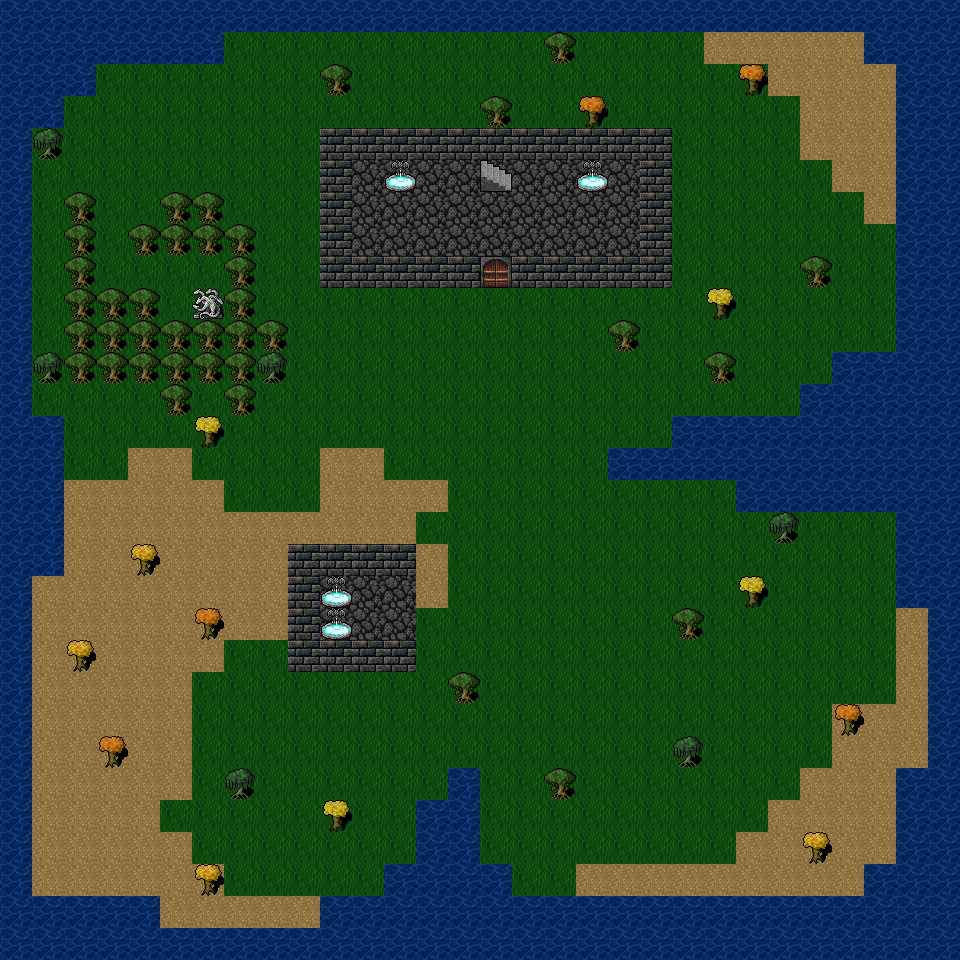

The image is a tile-based game level rendered from a .tmx file. Its description and complete source (layers, tilesets, objects, tile grids) follow:
An orthogonal 30x30 tile map with 32x32 px tiles, 2 tile layers (Background, Collision).

<map version="1.9" tiledversion="1.9.2" orientation="orthogonal" renderorder="right-down" width="30" height="30" tilewidth="32" tileheight="32" infinite="0" nextlayerid="4" nextobjectid="1">
 <tileset firstgid="1" source="Background_Tiles_Tileset.tsx" />
 <layer id="1" name="Background" width="30" height="30">
  <data encoding="csv">
0,0,0,0,0,0,0,0,0,0,0,0,0,0,0,0,0,0,0,0,0,0,0,0,0,0,0,0,0,0,
0,0,0,301,301,301,301,301,301,301,301,301,301,301,301,301,301,301,301,301,301,301,517,517,517,517,517,0,0,0,
0,0,301,301,301,301,301,301,301,301,301,301,301,301,301,301,301,301,301,301,301,301,301,301,517,517,517,517,0,0,
0,0,301,301,301,301,301,301,301,301,301,301,301,301,301,301,301,301,301,301,301,301,301,301,301,517,517,517,0,0,
0,301,301,301,301,301,301,301,301,301,301,301,301,301,301,301,301,301,301,301,301,301,301,301,301,517,517,517,0,0,
0,301,301,301,301,301,301,301,301,301,301,151,151,151,151,151,151,151,151,151,301,301,301,301,301,301,517,517,0,0,
0,301,301,301,301,301,301,301,301,301,301,151,151,151,151,151,151,151,151,151,301,301,301,301,301,301,301,517,0,0,
0,301,301,301,301,301,301,301,301,301,301,151,151,151,151,151,151,151,151,151,301,301,301,301,301,301,301,301,0,0,
0,301,301,301,301,301,301,301,301,301,301,301,301,301,301,89,301,301,301,301,301,301,301,301,301,301,301,301,0,0,
0,301,301,301,301,301,301,301,301,301,301,301,301,301,301,301,301,301,301,301,301,301,301,301,301,301,301,301,0,0,
0,301,301,301,301,301,301,301,301,301,301,301,301,301,301,301,301,301,301,301,301,301,301,301,301,301,301,301,0,0,
0,301,301,301,301,301,301,301,301,301,301,301,301,301,301,301,301,301,301,301,301,301,301,301,301,301,301,301,0,0,
0,301,301,301,301,301,301,301,301,301,301,301,301,301,301,301,301,301,301,301,301,301,301,301,301,301,301,0,0,0,
0,0,301,301,301,301,301,301,301,301,301,301,301,301,301,301,301,301,301,301,301,301,301,301,301,301,301,0,0,0,
0,0,301,301,517,517,301,301,301,301,517,517,301,301,301,301,301,301,301,301,301,301,301,301,301,301,301,301,0,0,
0,0,517,517,517,517,517,301,301,301,517,517,517,517,301,301,301,301,301,301,301,301,301,301,301,301,301,301,0,0,
0,0,517,517,517,517,517,517,517,517,517,517,517,301,301,301,301,301,301,301,301,301,301,301,301,301,301,301,0,0,
0,0,517,517,517,517,517,517,517,517,517,517,517,517,301,301,301,301,301,301,301,301,301,301,301,301,301,301,0,0,
0,517,517,517,517,517,517,517,517,517,151,151,151,517,301,301,301,301,301,301,301,301,301,301,301,301,301,301,0,0,
0,517,517,517,517,517,517,517,517,517,151,151,151,301,301,301,301,301,301,301,301,301,301,301,301,301,301,301,517,0,
0,517,517,517,517,517,517,301,301,301,301,301,301,301,301,301,301,301,301,301,301,301,301,301,301,301,301,301,517,0,
0,517,517,517,517,517,301,301,301,301,301,301,301,301,301,301,301,301,301,301,301,301,301,301,301,301,301,301,517,0,
0,517,517,517,517,517,301,301,301,301,301,301,301,301,301,301,301,301,301,301,301,301,301,301,301,301,517,517,517,0,
0,517,517,517,517,517,301,301,301,301,301,301,301,301,301,301,301,301,301,301,301,301,301,301,301,301,517,517,517,0,
0,517,517,517,517,517,301,301,301,301,301,301,301,301,0,301,301,301,301,301,301,301,301,301,301,517,517,517,0,0,
0,517,517,517,517,301,301,301,301,301,301,301,301,0,0,301,301,301,301,301,301,301,301,301,517,517,517,517,0,0,
0,517,517,517,517,517,301,301,301,301,301,301,301,0,0,301,301,301,301,301,301,301,301,517,517,517,517,517,0,0,
0,517,517,517,517,517,517,301,301,301,301,301,0,0,0,0,301,301,517,517,517,517,517,517,517,517,517,0,0,0,
0,0,0,0,0,517,517,517,517,517,0,0,0,0,0,0,0,0,0,0,0,0,0,0,0,0,0,0,0,0,
0,0,0,0,0,0,0,0,0,0,0,0,0,0,0,0,0,0,0,0,0,0,0,0,0,0,0,0,0,0
</data>
 </layer>
 <layer id="3" name="Collision" width="30" height="30">
  <data encoding="csv">
1441,1441,1441,1441,1441,1441,1441,1441,1441,1441,1441,1441,1441,1441,1441,1441,1441,1441,1441,1441,1441,1441,1441,1441,1441,1441,1441,1441,1441,1441,
1441,1441,1441,1441,1441,1441,1441,0,0,0,0,0,0,0,0,0,0,845,0,0,0,0,0,0,0,0,0,1441,1441,1441,
1441,1441,1441,0,0,0,0,0,0,0,845,0,0,0,0,0,0,0,0,0,0,0,0,847,0,0,0,0,1441,1441,
1441,1441,0,0,0,0,0,0,0,0,0,0,0,0,0,845,0,0,847,0,0,0,0,0,0,0,0,0,1441,1441,
1441,843,0,0,0,0,0,0,0,0,1030,1030,1030,1030,1030,1030,1030,1030,1030,1030,1030,0,0,0,0,0,0,0,1441,1441,
1441,0,0,0,0,0,0,0,0,0,1030,0,777,0,0,748,0,0,777,0,1030,0,0,0,0,0,0,0,1441,1441,
1441,0,845,0,0,845,845,0,0,0,1030,0,0,0,0,0,0,0,0,0,1030,0,0,0,0,0,0,0,1441,1441,
1441,0,845,0,845,845,845,845,0,0,1030,0,0,0,0,0,0,0,0,0,1030,0,0,0,0,0,0,0,1441,1441,
1441,0,845,0,0,0,0,845,0,0,1030,1030,1030,1030,1030,0,1030,1030,1030,1030,1030,0,0,0,0,845,0,0,1441,1441,
1441,0,845,845,845,0,804,845,0,0,0,0,0,0,0,0,0,0,0,0,0,0,848,0,0,0,0,0,1441,1441,
1441,0,845,845,845,845,845,845,845,0,0,0,0,0,0,0,0,0,0,845,0,0,0,0,0,0,0,0,1441,1441,
1441,843,845,845,845,845,845,845,843,0,0,0,0,0,0,0,0,0,0,0,0,0,845,0,0,0,1441,1441,1441,1441,
1441,0,0,0,0,845,0,845,0,0,0,0,0,0,0,0,0,0,0,0,0,0,0,0,0,1441,1441,1441,1441,1441,
1441,1441,0,0,0,0,848,0,0,0,0,0,0,0,0,0,0,0,0,0,0,1441,1441,1441,1441,1441,1441,1441,1441,1441,
1441,1441,0,0,0,0,0,0,0,0,0,0,0,0,0,0,0,0,0,1441,1441,1441,1441,1441,1441,1441,1441,1441,1441,1441,
1441,1441,0,0,0,0,0,0,0,0,0,0,0,0,0,0,0,0,0,0,0,0,0,1441,1441,1441,1441,1441,1441,1441,
1441,1441,0,0,0,0,0,0,0,0,0,0,0,0,0,0,0,0,0,0,0,0,0,0,843,0,0,0,1441,1441,
1441,1441,0,0,846,0,0,0,0,1030,1030,1030,1030,0,0,0,0,0,0,0,0,0,0,0,0,0,0,0,1441,1441,
1441,0,0,0,0,0,0,0,0,1030,777,0,0,0,0,0,0,0,0,0,0,0,0,848,0,0,0,0,1441,1441,
1441,0,0,0,0,0,847,0,0,1030,777,0,0,0,0,0,0,0,0,0,0,845,0,0,0,0,0,0,0,1441,
1441,0,846,0,0,0,0,0,0,1030,1030,1030,1030,0,0,0,0,0,0,0,0,0,0,0,0,0,0,0,0,1441,
1441,0,0,0,0,0,0,0,0,0,0,0,0,0,845,0,0,0,0,0,0,0,0,0,0,0,0,0,0,1441,
1441,0,0,0,0,0,0,0,0,0,0,0,0,0,0,0,0,0,0,0,0,0,0,0,0,0,847,0,0,1441,
1441,0,0,847,0,0,0,0,0,0,0,0,0,0,0,0,0,0,0,0,0,843,0,0,0,0,0,0,0,1441,
1441,0,0,0,0,0,0,843,0,0,0,0,0,0,1441,0,0,845,0,0,0,0,0,0,0,0,0,0,1441,1441,
1441,0,0,0,0,0,0,0,0,0,848,0,0,1441,1441,0,0,0,0,0,0,0,0,0,0,0,0,0,1441,1441,
1441,0,0,0,0,0,0,0,0,0,0,0,0,1441,1441,0,0,0,0,0,0,0,0,0,0,846,0,0,1441,1441,
1441,0,0,0,0,0,846,0,0,0,0,0,1441,1441,1441,1441,0,0,0,0,0,0,0,0,0,0,0,1441,1441,1441,
1441,1441,1441,1441,1441,0,0,0,0,0,1441,1441,1441,1441,1441,1441,1441,1441,1441,1441,1441,1441,1441,1441,1441,1441,1441,1441,1441,1441,
1441,1441,1441,1441,1441,1441,1441,1441,1441,1441,1441,1441,1441,1441,1441,1441,1441,1441,1441,1441,1441,1441,1441,1441,1441,1441,1441,1441,1441,1441
</data>
 </layer>
</map>
